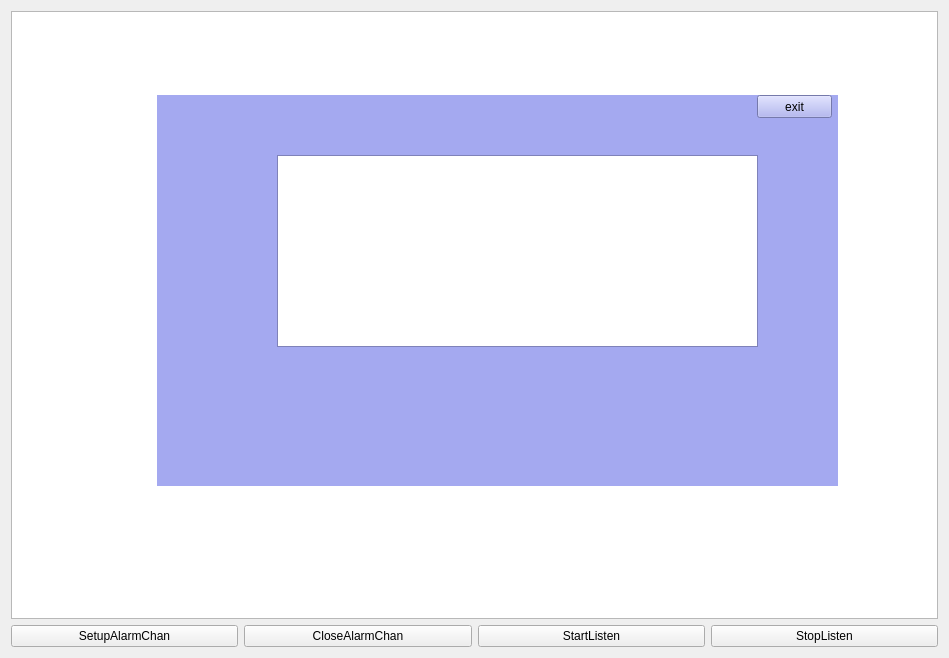
<?xml version="1.0" encoding="UTF-8"?>
<ui version="4.0">
 <class>CAlarmDevice</class>
 <widget class="QWidget" name="CAlarmDevice">
  <property name="geometry">
   <rect>
    <x>0</x>
    <y>0</y>
    <width>949</width>
    <height>658</height>
   </rect>
  </property>
  <property name="windowTitle">
   <string>CAlarmDevice</string>
  </property>
  <layout class="QGridLayout" name="gridLayout">
   <item row="0" column="0" colspan="4">
    <widget class="QTableView" name="alarmTableView"/>
   </item>
   <item row="1" column="0">
    <widget class="QPushButton" name="SetupAlarmChanButton">
     <property name="text">
      <string>SetupAlarmChan</string>
     </property>
    </widget>
   </item>
   <item row="1" column="1">
    <widget class="QPushButton" name="CloseAlarmChanButton">
     <property name="text">
      <string>CloseAlarmChan</string>
     </property>
    </widget>
   </item>
   <item row="1" column="2">
    <widget class="QPushButton" name="StartListenButton">
     <property name="text">
      <string>StartListen</string>
     </property>
    </widget>
   </item>
   <item row="1" column="3">
    <widget class="QPushButton" name="StopListenButton">
     <property name="text">
      <string>StopListen</string>
     </property>
    </widget>
   </item>
  </layout>
  <widget class="QWidget" name="alarmerInfoWidget" native="true">
   <property name="geometry">
    <rect>
     <x>157</x>
     <y>95</y>
     <width>681</width>
     <height>391</height>
    </rect>
   </property>
   <property name="palette">
    <palette>
     <active>
      <colorrole role="WindowText">
       <brush brushstyle="SolidPattern">
        <color alpha="255">
         <red>0</red>
         <green>0</green>
         <blue>0</blue>
        </color>
       </brush>
      </colorrole>
      <colorrole role="Button">
       <brush brushstyle="SolidPattern">
        <color alpha="255">
         <red>164</red>
         <green>169</green>
         <blue>240</blue>
        </color>
       </brush>
      </colorrole>
      <colorrole role="Light">
       <brush brushstyle="SolidPattern">
        <color alpha="255">
         <red>255</red>
         <green>255</green>
         <blue>255</blue>
        </color>
       </brush>
      </colorrole>
      <colorrole role="Midlight">
       <brush brushstyle="SolidPattern">
        <color alpha="255">
         <red>209</red>
         <green>212</green>
         <blue>247</blue>
        </color>
       </brush>
      </colorrole>
      <colorrole role="Dark">
       <brush brushstyle="SolidPattern">
        <color alpha="255">
         <red>82</red>
         <green>84</green>
         <blue>120</blue>
        </color>
       </brush>
      </colorrole>
      <colorrole role="Mid">
       <brush brushstyle="SolidPattern">
        <color alpha="255">
         <red>109</red>
         <green>113</green>
         <blue>160</blue>
        </color>
       </brush>
      </colorrole>
      <colorrole role="Text">
       <brush brushstyle="SolidPattern">
        <color alpha="255">
         <red>0</red>
         <green>0</green>
         <blue>0</blue>
        </color>
       </brush>
      </colorrole>
      <colorrole role="BrightText">
       <brush brushstyle="SolidPattern">
        <color alpha="255">
         <red>255</red>
         <green>255</green>
         <blue>255</blue>
        </color>
       </brush>
      </colorrole>
      <colorrole role="ButtonText">
       <brush brushstyle="SolidPattern">
        <color alpha="255">
         <red>0</red>
         <green>0</green>
         <blue>0</blue>
        </color>
       </brush>
      </colorrole>
      <colorrole role="Base">
       <brush brushstyle="SolidPattern">
        <color alpha="255">
         <red>255</red>
         <green>255</green>
         <blue>255</blue>
        </color>
       </brush>
      </colorrole>
      <colorrole role="Window">
       <brush brushstyle="SolidPattern">
        <color alpha="255">
         <red>164</red>
         <green>169</green>
         <blue>240</blue>
        </color>
       </brush>
      </colorrole>
      <colorrole role="Shadow">
       <brush brushstyle="SolidPattern">
        <color alpha="255">
         <red>0</red>
         <green>0</green>
         <blue>0</blue>
        </color>
       </brush>
      </colorrole>
      <colorrole role="AlternateBase">
       <brush brushstyle="SolidPattern">
        <color alpha="255">
         <red>209</red>
         <green>212</green>
         <blue>247</blue>
        </color>
       </brush>
      </colorrole>
      <colorrole role="ToolTipBase">
       <brush brushstyle="SolidPattern">
        <color alpha="255">
         <red>255</red>
         <green>255</green>
         <blue>220</blue>
        </color>
       </brush>
      </colorrole>
      <colorrole role="ToolTipText">
       <brush brushstyle="SolidPattern">
        <color alpha="255">
         <red>0</red>
         <green>0</green>
         <blue>0</blue>
        </color>
       </brush>
      </colorrole>
     </active>
     <inactive>
      <colorrole role="WindowText">
       <brush brushstyle="SolidPattern">
        <color alpha="255">
         <red>0</red>
         <green>0</green>
         <blue>0</blue>
        </color>
       </brush>
      </colorrole>
      <colorrole role="Button">
       <brush brushstyle="SolidPattern">
        <color alpha="255">
         <red>164</red>
         <green>169</green>
         <blue>240</blue>
        </color>
       </brush>
      </colorrole>
      <colorrole role="Light">
       <brush brushstyle="SolidPattern">
        <color alpha="255">
         <red>255</red>
         <green>255</green>
         <blue>255</blue>
        </color>
       </brush>
      </colorrole>
      <colorrole role="Midlight">
       <brush brushstyle="SolidPattern">
        <color alpha="255">
         <red>209</red>
         <green>212</green>
         <blue>247</blue>
        </color>
       </brush>
      </colorrole>
      <colorrole role="Dark">
       <brush brushstyle="SolidPattern">
        <color alpha="255">
         <red>82</red>
         <green>84</green>
         <blue>120</blue>
        </color>
       </brush>
      </colorrole>
      <colorrole role="Mid">
       <brush brushstyle="SolidPattern">
        <color alpha="255">
         <red>109</red>
         <green>113</green>
         <blue>160</blue>
        </color>
       </brush>
      </colorrole>
      <colorrole role="Text">
       <brush brushstyle="SolidPattern">
        <color alpha="255">
         <red>0</red>
         <green>0</green>
         <blue>0</blue>
        </color>
       </brush>
      </colorrole>
      <colorrole role="BrightText">
       <brush brushstyle="SolidPattern">
        <color alpha="255">
         <red>255</red>
         <green>255</green>
         <blue>255</blue>
        </color>
       </brush>
      </colorrole>
      <colorrole role="ButtonText">
       <brush brushstyle="SolidPattern">
        <color alpha="255">
         <red>0</red>
         <green>0</green>
         <blue>0</blue>
        </color>
       </brush>
      </colorrole>
      <colorrole role="Base">
       <brush brushstyle="SolidPattern">
        <color alpha="255">
         <red>255</red>
         <green>255</green>
         <blue>255</blue>
        </color>
       </brush>
      </colorrole>
      <colorrole role="Window">
       <brush brushstyle="SolidPattern">
        <color alpha="255">
         <red>164</red>
         <green>169</green>
         <blue>240</blue>
        </color>
       </brush>
      </colorrole>
      <colorrole role="Shadow">
       <brush brushstyle="SolidPattern">
        <color alpha="255">
         <red>0</red>
         <green>0</green>
         <blue>0</blue>
        </color>
       </brush>
      </colorrole>
      <colorrole role="AlternateBase">
       <brush brushstyle="SolidPattern">
        <color alpha="255">
         <red>209</red>
         <green>212</green>
         <blue>247</blue>
        </color>
       </brush>
      </colorrole>
      <colorrole role="ToolTipBase">
       <brush brushstyle="SolidPattern">
        <color alpha="255">
         <red>255</red>
         <green>255</green>
         <blue>220</blue>
        </color>
       </brush>
      </colorrole>
      <colorrole role="ToolTipText">
       <brush brushstyle="SolidPattern">
        <color alpha="255">
         <red>0</red>
         <green>0</green>
         <blue>0</blue>
        </color>
       </brush>
      </colorrole>
     </inactive>
     <disabled>
      <colorrole role="WindowText">
       <brush brushstyle="SolidPattern">
        <color alpha="255">
         <red>82</red>
         <green>84</green>
         <blue>120</blue>
        </color>
       </brush>
      </colorrole>
      <colorrole role="Button">
       <brush brushstyle="SolidPattern">
        <color alpha="255">
         <red>164</red>
         <green>169</green>
         <blue>240</blue>
        </color>
       </brush>
      </colorrole>
      <colorrole role="Light">
       <brush brushstyle="SolidPattern">
        <color alpha="255">
         <red>255</red>
         <green>255</green>
         <blue>255</blue>
        </color>
       </brush>
      </colorrole>
      <colorrole role="Midlight">
       <brush brushstyle="SolidPattern">
        <color alpha="255">
         <red>209</red>
         <green>212</green>
         <blue>247</blue>
        </color>
       </brush>
      </colorrole>
      <colorrole role="Dark">
       <brush brushstyle="SolidPattern">
        <color alpha="255">
         <red>82</red>
         <green>84</green>
         <blue>120</blue>
        </color>
       </brush>
      </colorrole>
      <colorrole role="Mid">
       <brush brushstyle="SolidPattern">
        <color alpha="255">
         <red>109</red>
         <green>113</green>
         <blue>160</blue>
        </color>
       </brush>
      </colorrole>
      <colorrole role="Text">
       <brush brushstyle="SolidPattern">
        <color alpha="255">
         <red>82</red>
         <green>84</green>
         <blue>120</blue>
        </color>
       </brush>
      </colorrole>
      <colorrole role="BrightText">
       <brush brushstyle="SolidPattern">
        <color alpha="255">
         <red>255</red>
         <green>255</green>
         <blue>255</blue>
        </color>
       </brush>
      </colorrole>
      <colorrole role="ButtonText">
       <brush brushstyle="SolidPattern">
        <color alpha="255">
         <red>82</red>
         <green>84</green>
         <blue>120</blue>
        </color>
       </brush>
      </colorrole>
      <colorrole role="Base">
       <brush brushstyle="SolidPattern">
        <color alpha="255">
         <red>164</red>
         <green>169</green>
         <blue>240</blue>
        </color>
       </brush>
      </colorrole>
      <colorrole role="Window">
       <brush brushstyle="SolidPattern">
        <color alpha="255">
         <red>164</red>
         <green>169</green>
         <blue>240</blue>
        </color>
       </brush>
      </colorrole>
      <colorrole role="Shadow">
       <brush brushstyle="SolidPattern">
        <color alpha="255">
         <red>0</red>
         <green>0</green>
         <blue>0</blue>
        </color>
       </brush>
      </colorrole>
      <colorrole role="AlternateBase">
       <brush brushstyle="SolidPattern">
        <color alpha="255">
         <red>164</red>
         <green>169</green>
         <blue>240</blue>
        </color>
       </brush>
      </colorrole>
      <colorrole role="ToolTipBase">
       <brush brushstyle="SolidPattern">
        <color alpha="255">
         <red>255</red>
         <green>255</green>
         <blue>220</blue>
        </color>
       </brush>
      </colorrole>
      <colorrole role="ToolTipText">
       <brush brushstyle="SolidPattern">
        <color alpha="255">
         <red>0</red>
         <green>0</green>
         <blue>0</blue>
        </color>
       </brush>
      </colorrole>
     </disabled>
    </palette>
   </property>
   <property name="autoFillBackground">
    <bool>true</bool>
   </property>
   <widget class="QTableView" name="alarmerInfoTableView">
    <property name="geometry">
     <rect>
      <x>120</x>
      <y>60</y>
      <width>481</width>
      <height>192</height>
     </rect>
    </property>
   </widget>
   <widget class="QPushButton" name="exitButton">
    <property name="geometry">
     <rect>
      <x>600</x>
      <y>0</y>
      <width>75</width>
      <height>23</height>
     </rect>
    </property>
    <property name="text">
     <string>exit</string>
    </property>
   </widget>
  </widget>
 </widget>
 <layoutdefault spacing="6" margin="11"/>
 <resources/>
 <connections/>
</ui>
